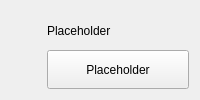
                  <widget class="SimpleCardWidget" name="cardHelp">
                   <layout class="QGridLayout" name="gridLayout_7">
                    <item row="0" column="0">
                     <layout class="QHBoxLayout" name="help">
                      <property name="spacing">
                       <number>4</number>
                      </property>
                      <item>
                       <layout class="QHBoxLayout" name="layout_6">
                        <property name="leftMargin">
                         <number>6</number>
                        </property>
                        <property name="rightMargin">
                         <number>6</number>
                        </property>
                        <item>
                         <widget class="IconWidget" name="helpIcon">
                          <property name="minimumSize">
                           <size>
                            <width>20</width>
                            <height>20</height>
                           </size>
                          </property>
                          <property name="maximumSize">
                           <size>
                            <width>20</width>
                            <height>20</height>
                           </size>
                          </property>
                          <property name="acceptDrops">
                           <bool>false</bool>
                          </property>
                          <property name="layoutDirection">
                           <enum>Qt::LeftToRight</enum>
                          </property>
                         </widget>
                        </item>
                       </layout>
                      </item>
                      <item>
                       <layout class="QVBoxLayout" name="layout_7">
                        <property name="spacing">
                         <number>0</number>
                        </property>
                        <item>
                         <widget class="StrongBodyLabel" name="helpLabel">
                          <property name="text">
                           <string>Placeholder</string>
                          </property>
                         </widget>
                        </item>
                        <item>
                         <widget class="HyperlinkLabel" name="helpButton">
                          <property name="sizePolicy">
                           <sizepolicy hsizetype="Preferred" vsizetype="Preferred">
                            <horstretch>0</horstretch>
                            <verstretch>0</verstretch>
                           </sizepolicy>
                          </property>
                          <property name="text">
                           <string>Placeholder</string>
                          </property>
                         </widget>
                        </item>
                       </layout>
                      </item>
                     </layout>
                    </item>
                   </layout>
                  </widget>
